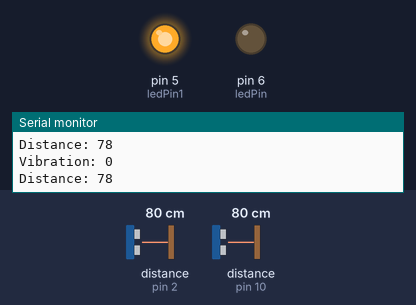
The sketch below on a simulated Arduino Uno, built with avr-gcc and run on an emulated ATmega328P. Parts: output pins drawn as LEDs (lit = HIGH), the last lines printed to the serial monitor. Wiring (inferred from the names in the program): ultrasonic range finder: trigger pin 3; echo pin 2. The inputs (shaded band) are chosen by the test bench; at power-on: distance to the obstacle (sensors on pin 2, pin 10) 80 cm. The echo pulse lasts 58.3 µs per cm; pins used as bus, display or sensor lines are not drawn.

Above: at 1.2 s.
1.3 s: distance to the obstacle (sensor on pin 2) set to 57 cm
3.3 s: distance to the obstacle (sensor on pin 2) set to 47 cm
At 4.7 s:
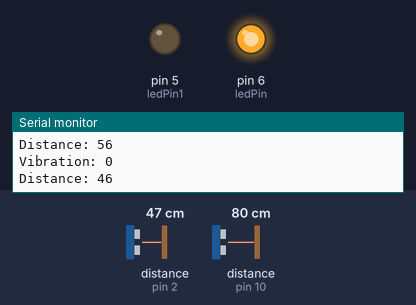
5.7 s: distance to the obstacle (sensor on pin 2) set to 60 cm
At 6.6 s:
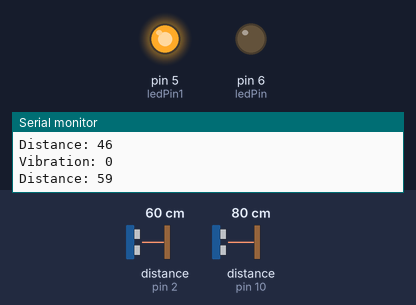
7.8 s: distance to the obstacle (sensor on pin 2) set to 2 cm
At 9.8 s:
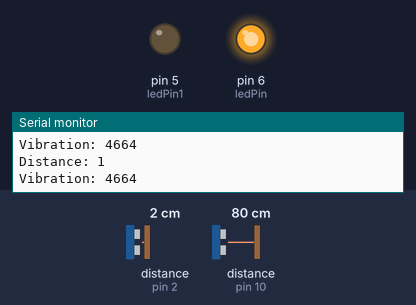
Timing chart, 0 to 10.9 s (numbered marks = the images above; inputs shaded):
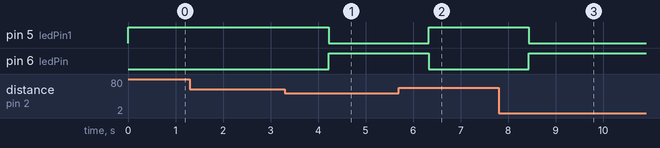

Measured:
- the behaviour switches between 52 and 51 cm on distance to the obstacle (sensor on pin 2) (found by bisection; images 0 and 1)
- after the input at 3.3 s, pin 5 (ledPin1): HIGH → LOW after 0.92 s; pin 6 (ledPin): LOW → HIGH after 0.92 s
- after the input at 5.7 s, pin 5 (ledPin1): LOW → HIGH after 0.63 s; pin 6 (ledPin): HIGH → LOW after 0.63 s
- after the input at 7.8 s, pin 5 (ledPin1): HIGH → LOW after 0.64 s; pin 6 (ledPin): LOW → HIGH after 0.64 s

The sketch:

serialSlaveDraft3.ino
```cpp
#include <SoftwareSerial.h>

int vs = 10;
int flags = 0;
int flags1 = 0;

// defines pins numbers
const int trigPin = 3;
const int echoPin = 2;
const int ledPin = 6;
const int ledPin1 = 5;

// defines variables
long duration;
int distance;
int safetyDistance;

SoftwareSerial BTserial(9, 8); // RX | TX

void setup()
{
    pinMode(trigPin, OUTPUT); // Sets the trigPin as an Output
    pinMode(echoPin, INPUT); // Sets the echoPin as an Input
    pinMode(ledPin, OUTPUT);
    pinMode(ledPin1, OUTPUT);

    Serial.begin(9600);
    Serial.println("---------------Slave Node------------------");

    // HC-05 default serial speed for AT mode is 38400
    BTserial.begin(38400);
}

void loop()
{
  // Clears the trigPin
  digitalWrite(trigPin, LOW);
  delayMicroseconds(2);

  // Sets the trigPin on HIGH state for 10 micro seconds
  digitalWrite(trigPin, HIGH);
  delayMicroseconds(10);
  digitalWrite(trigPin, LOW);

  // Reads the echoPin, returns the sound wave travel time in microseconds
  duration = pulseIn(echoPin, HIGH);

  // Calculating the distance
  distance= duration*0.034/2;

  safetyDistance = distance;
  if (safetyDistance <= 50){
    digitalWrite(ledPin, HIGH);
    digitalWrite(ledPin1, LOW);
  }
  else{
    digitalWrite(ledPin, LOW);
    digitalWrite(ledPin1, HIGH);
  }

  // Prints the distance on the Serial Monitor
  Serial.print("Distance: ");
  Serial.println(distance);

  long measurement = vibration();
  delay(50);
  Serial.print("Vibration: ");
  Serial.println(measurement);
  if(measurement > 50) {
     alertMsg(); }

  //delay(60000); //instead of delay, we will use vib sensor, >50
  //alertMsg();
}


void alertMsg(){
  if(flags == 0){
    BTserial.println("---------------------------------------------");
    BTserial.println("Accident Detected!!");
    BTserial.println("Name: Siddhesh Dhoke");
    BTserial.println("Blood Group: B+");
    BTserial.println("Contact Number: 7445000111");
    BTserial.println("Car No.: MH 02 AE 5464");
    BTserial.println("---------------------------------------------");
    //flags++;
  }
}

long vibration() {
  long measurement = pulseIn(vs, HIGH); //do changes here
  return measurement;
}
```
